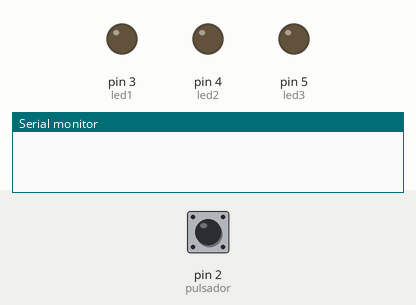
This sketch was run on a simulated Arduino Uno, built with avr-gcc and run on an emulated ATmega328P. Shown: output pins drawn as LEDs (lit = HIGH), the last lines printed to the serial monitor. Dashed ring = blinking. The inputs (shaded band) are chosen by the test bench; at power-on: pin 2 (pulsador) LOW. Random numbers use the default seed unless the sketch sets one.

Above: at 1.2 s.
1.3 s: pin 2 (pulsador) pulled HIGH for 3.2 s
At 5.2 s:
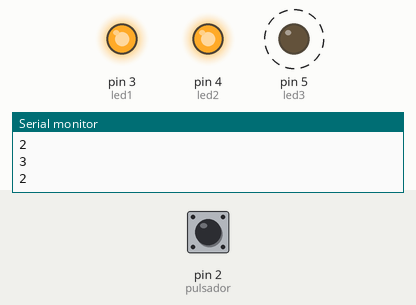
6.0 s: pin 2 (pulsador) pulled HIGH for 0.15 s
At 6.5 s:
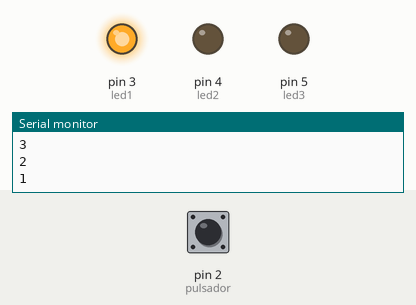
Timing chart, 0 to 9.0 s (numbered marks = the images above; inputs shaded):
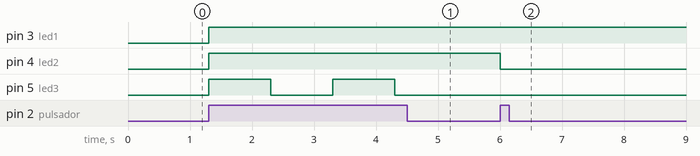

Measured:
- after the input at 1.3 s, pin 3 (led1), pin 4 (led2): LOW → HIGH at once; pin 5 (led3): alternates HIGH for 1.0 s and LOW for 1.0 s, starting at once
- after the input at 6.0 s, pin 4 (led2): HIGH → LOW at once

The sketch:

Dado_Aleatorio.ino
```cpp
int pulsador = 2;
int led1 = 3;
int led2 = 4;
int led3 = 5;

void setup() {
  // put your setup code here, to run once:
  Serial.begin(9600);
  pinMode(pulsador,INPUT);

  pinMode(led1,OUTPUT);
  pinMode(led2,OUTPUT);
  pinMode(led3,OUTPUT);

  randomSeed(analogRead(0));
}

void loop() {
  int read = digitalRead(pulsador);
  if(read == HIGH){
    int r = random(1,4);

    switch(r){
      case 1:
        digitalWrite(led1,HIGH);
        digitalWrite(led2,LOW);
        digitalWrite(led3,LOW);
        break;
      case 2:
        digitalWrite(led1,HIGH);
        digitalWrite(led2,HIGH);
        digitalWrite(led3,LOW);
        break;
      case 3:
        digitalWrite(led1,HIGH);
        digitalWrite(led2,HIGH);
        digitalWrite(led3,HIGH);
        break;
    }
    Serial.println(r);
    delay(1000);
  }


}
```
